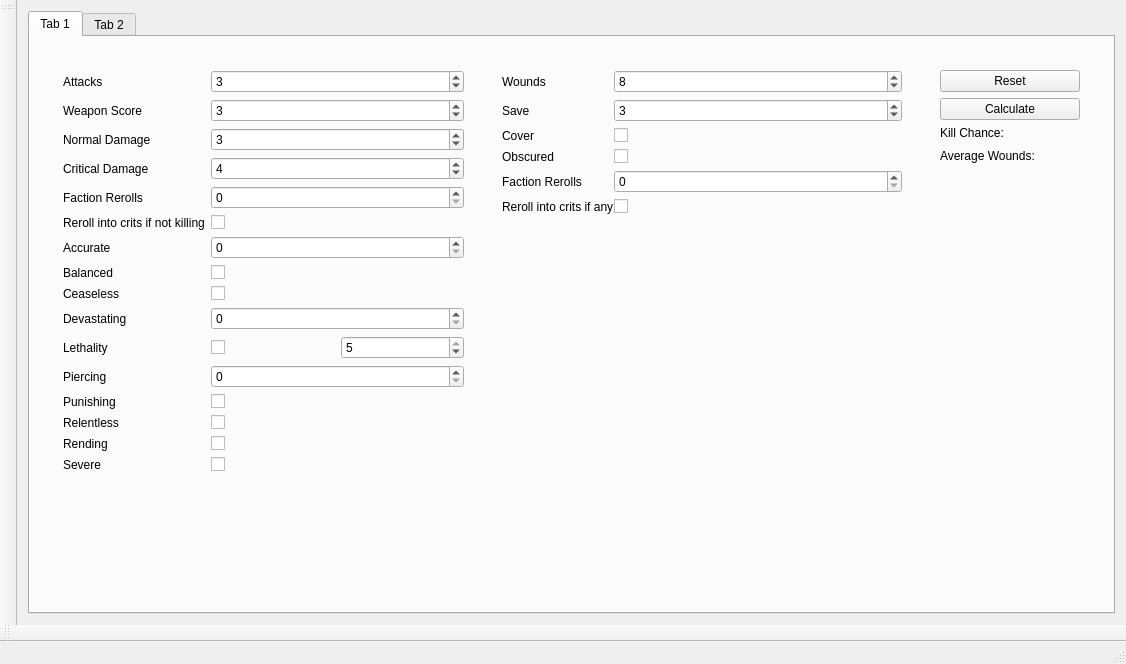
<?xml version="1.0" encoding="UTF-8"?>
<ui version="4.0">
 <class>KillTeamCalculatorClass</class>
 <widget class="QMainWindow" name="KillTeamCalculatorClass">
  <property name="geometry">
   <rect>
    <x>0</x>
    <y>0</y>
    <width>1126</width>
    <height>664</height>
   </rect>
  </property>
  <property name="sizePolicy">
   <sizepolicy hsizetype="MinimumExpanding" vsizetype="MinimumExpanding">
    <horstretch>1</horstretch>
    <verstretch>1</verstretch>
   </sizepolicy>
  </property>
  <property name="minimumSize">
   <size>
    <width>0</width>
    <height>0</height>
   </size>
  </property>
  <property name="windowTitle">
   <string>KillTeamCalculator</string>
  </property>
  <widget class="QWidget" name="overallWidget">
   <property name="sizePolicy">
    <sizepolicy hsizetype="Preferred" vsizetype="Preferred">
     <horstretch>0</horstretch>
     <verstretch>1</verstretch>
    </sizepolicy>
   </property>
   <layout class="QVBoxLayout" name="verticalLayout">
    <item>
     <widget class="QTabWidget" name="modeTabs">
      <property name="currentIndex">
       <number>0</number>
      </property>
      <widget class="QWidget" name="rangedTab">
       <property name="sizePolicy">
        <sizepolicy hsizetype="MinimumExpanding" vsizetype="MinimumExpanding">
         <horstretch>0</horstretch>
         <verstretch>0</verstretch>
        </sizepolicy>
       </property>
       <attribute name="title">
        <string>Tab 1</string>
       </attribute>
       <layout class="QVBoxLayout" name="verticalLayout_7">
        <item>
         <widget class="ranged_widget" name="rangedWidget" native="true">
          <layout class="QVBoxLayout" name="verticalLayout_5">
           <item>
            <layout class="QHBoxLayout" name="rangedLayout" stretch="3,0,3,0,1">
             <item>
              <widget class="attacker_widget" name="attackerWidget" native="true">
               <property name="sizePolicy">
                <sizepolicy hsizetype="MinimumExpanding" vsizetype="Expanding">
                 <horstretch>0</horstretch>
                 <verstretch>0</verstretch>
                </sizepolicy>
               </property>
               <property name="minimumSize">
                <size>
                 <width>300</width>
                 <height>0</height>
                </size>
               </property>
               <layout class="QVBoxLayout" name="verticalLayout_3">
                <item>
                 <layout class="QFormLayout" name="attackerForm">
                  <property name="sizeConstraint">
                   <enum>QLayout::SizeConstraint::SetNoConstraint</enum>
                  </property>
                  <property name="fieldGrowthPolicy">
                   <enum>QFormLayout::FieldGrowthPolicy::AllNonFixedFieldsGrow</enum>
                  </property>
                  <item row="0" column="0">
                   <widget class="QLabel" name="attacksLabel">
                    <property name="text">
                     <string>Attacks</string>
                    </property>
                   </widget>
                  </item>
                  <item row="0" column="1">
                   <widget class="QSpinBox" name="attacksSpinBox">
                    <property name="value">
                     <number>3</number>
                    </property>
                   </widget>
                  </item>
                  <item row="1" column="0">
                   <widget class="QLabel" name="weaponScoreLabel">
                    <property name="text">
                     <string>Weapon Score</string>
                    </property>
                   </widget>
                  </item>
                  <item row="1" column="1">
                   <widget class="QSpinBox" name="weaponScoreSpinBox">
                    <property name="minimum">
                     <number>2</number>
                    </property>
                    <property name="maximum">
                     <number>6</number>
                    </property>
                    <property name="value">
                     <number>3</number>
                    </property>
                   </widget>
                  </item>
                  <item row="2" column="0">
                   <widget class="QLabel" name="normalDamageLabel">
                    <property name="text">
                     <string>Normal Damage</string>
                    </property>
                   </widget>
                  </item>
                  <item row="2" column="1">
                   <widget class="QSpinBox" name="normalDamageSpinBox">
                    <property name="minimum">
                     <number>1</number>
                    </property>
                    <property name="value">
                     <number>3</number>
                    </property>
                   </widget>
                  </item>
                  <item row="3" column="0">
                   <widget class="QLabel" name="criticalDamageLabel">
                    <property name="text">
                     <string>Critical Damage</string>
                    </property>
                   </widget>
                  </item>
                  <item row="3" column="1">
                   <widget class="QSpinBox" name="criticalDamageSpinBox">
                    <property name="minimum">
                     <number>1</number>
                    </property>
                    <property name="value">
                     <number>4</number>
                    </property>
                   </widget>
                  </item>
                  <item row="4" column="0">
                   <widget class="QLabel" name="factionAtkRerollsLabel">
                    <property name="text">
                     <string>Faction Rerolls</string>
                    </property>
                   </widget>
                  </item>
                  <item row="4" column="1">
                   <widget class="QSpinBox" name="factionAtkRerollsSpinBox"/>
                  </item>
                  <item row="5" column="0">
                   <widget class="QLabel" name="rerollIntoCritsIfNotKillingLabel">
                    <property name="text">
                     <string>Reroll into crits if not killing</string>
                    </property>
                   </widget>
                  </item>
                  <item row="5" column="1">
                   <widget class="QCheckBox" name="rerollIntoCritsIfNotKillingCheckBox"/>
                  </item>
                  <item row="6" column="0">
                   <widget class="QLabel" name="accurateLabel">
                    <property name="text">
                     <string>Accurate</string>
                    </property>
                   </widget>
                  </item>
                  <item row="6" column="1">
                   <widget class="QSpinBox" name="accurateSpinBox"/>
                  </item>
                  <item row="7" column="0">
                   <widget class="QLabel" name="balancedLabel">
                    <property name="text">
                     <string>Balanced</string>
                    </property>
                   </widget>
                  </item>
                  <item row="7" column="1">
                   <widget class="QCheckBox" name="balancedCheckBox"/>
                  </item>
                  <item row="8" column="0">
                   <widget class="QLabel" name="ceaselessLabel">
                    <property name="text">
                     <string>Ceaseless</string>
                    </property>
                   </widget>
                  </item>
                  <item row="8" column="1">
                   <widget class="QCheckBox" name="ceaselessCheckBox"/>
                  </item>
                  <item row="9" column="0">
                   <widget class="QLabel" name="devastatingLabel">
                    <property name="text">
                     <string>Devastating</string>
                    </property>
                   </widget>
                  </item>
                  <item row="9" column="1">
                   <widget class="QSpinBox" name="devastatingSpinBox"/>
                  </item>
                  <item row="10" column="0">
                   <widget class="QLabel" name="lethalityLabel">
                    <property name="text">
                     <string>Lethality</string>
                    </property>
                   </widget>
                  </item>
                  <item row="10" column="1">
                   <layout class="QHBoxLayout" name="lethalLayout">
                    <item>
                     <widget class="QCheckBox" name="lethalityCheckBox">
                      <property name="text">
                       <string/>
                      </property>
                     </widget>
                    </item>
                    <item>
                     <widget class="QSpinBox" name="lethalitySpinBox">
                      <property name="minimumSize">
                       <size>
                        <width>80</width>
                        <height>0</height>
                       </size>
                      </property>
                      <property name="minimum">
                       <number>2</number>
                      </property>
                      <property name="maximum">
                       <number>5</number>
                      </property>
                      <property name="value">
                       <number>5</number>
                      </property>
                     </widget>
                    </item>
                   </layout>
                  </item>
                  <item row="11" column="0">
                   <widget class="QLabel" name="piercingLabel">
                    <property name="text">
                     <string>Piercing</string>
                    </property>
                   </widget>
                  </item>
                  <item row="11" column="1">
                   <widget class="QSpinBox" name="piercingSpinBox"/>
                  </item>
                  <item row="12" column="0">
                   <widget class="QLabel" name="punishingLabel">
                    <property name="text">
                     <string>Punishing</string>
                    </property>
                   </widget>
                  </item>
                  <item row="12" column="1">
                   <widget class="QCheckBox" name="punishingCheckBox"/>
                  </item>
                  <item row="13" column="0">
                   <widget class="QLabel" name="relentlessLabel">
                    <property name="text">
                     <string>Relentless</string>
                    </property>
                   </widget>
                  </item>
                  <item row="13" column="1">
                   <widget class="QCheckBox" name="relentlessCheckBox"/>
                  </item>
                  <item row="14" column="0">
                   <widget class="QLabel" name="rendingLabel">
                    <property name="text">
                     <string>Rending</string>
                    </property>
                   </widget>
                  </item>
                  <item row="14" column="1">
                   <widget class="QCheckBox" name="rendingCheckBox"/>
                  </item>
                  <item row="15" column="0">
                   <widget class="QLabel" name="severeLabel">
                    <property name="text">
                     <string>Severe</string>
                    </property>
                   </widget>
                  </item>
                  <item row="15" column="1">
                   <widget class="QCheckBox" name="severeCheckBox"/>
                  </item>
                  <item row="16" column="0">
                   <spacer name="verticalSpacer_2">
                    <property name="orientation">
                     <enum>Qt::Orientation::Vertical</enum>
                    </property>
                    <property name="sizeHint" stdset="0">
                     <size>
                      <width>20</width>
                      <height>20</height>
                     </size>
                    </property>
                   </spacer>
                  </item>
                 </layout>
                </item>
               </layout>
              </widget>
             </item>
             <item>
              <spacer name="horizontalSpacer">
               <property name="orientation">
                <enum>Qt::Orientation::Horizontal</enum>
               </property>
               <property name="sizeType">
                <enum>QSizePolicy::Policy::Preferred</enum>
               </property>
               <property name="sizeHint" stdset="0">
                <size>
                 <width>10</width>
                 <height>20</height>
                </size>
               </property>
              </spacer>
             </item>
             <item>
              <widget class="defender_widget" name="defenderWidget" native="true">
               <property name="sizePolicy">
                <sizepolicy hsizetype="MinimumExpanding" vsizetype="MinimumExpanding">
                 <horstretch>0</horstretch>
                 <verstretch>0</verstretch>
                </sizepolicy>
               </property>
               <property name="minimumSize">
                <size>
                 <width>250</width>
                 <height>200</height>
                </size>
               </property>
               <property name="layoutDirection">
                <enum>Qt::LayoutDirection::LeftToRight</enum>
               </property>
               <layout class="QVBoxLayout" name="verticalLayout_4">
                <item>
                 <layout class="QFormLayout" name="defenderForm">
                  <property name="labelAlignment">
                   <set>Qt::AlignmentFlag::AlignLeading|Qt::AlignmentFlag::AlignLeft|Qt::AlignmentFlag::AlignVCenter</set>
                  </property>
                  <property name="horizontalSpacing">
                   <number>0</number>
                  </property>
                  <item row="0" column="0">
                   <widget class="QLabel" name="woundsLabel">
                    <property name="text">
                     <string>Wounds</string>
                    </property>
                   </widget>
                  </item>
                  <item row="0" column="1">
                   <widget class="QSpinBox" name="woundsSpinBox">
                    <property name="minimum">
                     <number>1</number>
                    </property>
                    <property name="value">
                     <number>8</number>
                    </property>
                   </widget>
                  </item>
                  <item row="1" column="0">
                   <widget class="QLabel" name="saveLabel">
                    <property name="text">
                     <string>Save</string>
                    </property>
                   </widget>
                  </item>
                  <item row="1" column="1">
                   <widget class="QSpinBox" name="saveSpinBox">
                    <property name="minimum">
                     <number>2</number>
                    </property>
                    <property name="maximum">
                     <number>6</number>
                    </property>
                    <property name="value">
                     <number>3</number>
                    </property>
                   </widget>
                  </item>
                  <item row="2" column="0">
                   <widget class="QLabel" name="coverLabel">
                    <property name="text">
                     <string>Cover</string>
                    </property>
                   </widget>
                  </item>
                  <item row="2" column="1">
                   <widget class="QCheckBox" name="coverCheckBox"/>
                  </item>
                  <item row="3" column="0">
                   <widget class="QLabel" name="obscuredLabel">
                    <property name="text">
                     <string>Obscured</string>
                    </property>
                   </widget>
                  </item>
                  <item row="3" column="1">
                   <widget class="QCheckBox" name="obscuredCheckBox"/>
                  </item>
                  <item row="4" column="0">
                   <widget class="QLabel" name="factionDefRerollsLabel">
                    <property name="text">
                     <string>Faction Rerolls</string>
                    </property>
                   </widget>
                  </item>
                  <item row="4" column="1">
                   <widget class="QSpinBox" name="factionDefRerollsSpinBox"/>
                  </item>
                  <item row="5" column="0">
                   <widget class="QLabel" name="rerollIntoCritsIfAnyLabel">
                    <property name="text">
                     <string>Reroll into crits if any</string>
                    </property>
                   </widget>
                  </item>
                  <item row="5" column="1">
                   <widget class="QCheckBox" name="rerollIntoCritsIfAnyCheckBox"/>
                  </item>
                 </layout>
                </item>
               </layout>
              </widget>
             </item>
             <item>
              <spacer name="horizontalSpacer_2">
               <property name="orientation">
                <enum>Qt::Orientation::Horizontal</enum>
               </property>
               <property name="sizeType">
                <enum>QSizePolicy::Policy::Preferred</enum>
               </property>
               <property name="sizeHint" stdset="0">
                <size>
                 <width>10</width>
                 <height>10</height>
                </size>
               </property>
              </spacer>
             </item>
             <item>
              <widget class="ranged_output_widget" name="outputWidget" native="true">
               <property name="sizePolicy">
                <sizepolicy hsizetype="Preferred" vsizetype="MinimumExpanding">
                 <horstretch>0</horstretch>
                 <verstretch>0</verstretch>
                </sizepolicy>
               </property>
               <layout class="QVBoxLayout" name="verticalLayout_2">
                <item>
                 <layout class="QVBoxLayout" name="buttonsLayout">
                  <item>
                   <widget class="QPushButton" name="resetButton">
                    <property name="text">
                     <string>Reset</string>
                    </property>
                   </widget>
                  </item>
                  <item>
                   <layout class="QVBoxLayout" name="outputLayout">
                    <property name="sizeConstraint">
                     <enum>QLayout::SizeConstraint::SetMinimumSize</enum>
                    </property>
                    <item>
                     <widget class="QPushButton" name="calculateButton">
                      <property name="enabled">
                       <bool>true</bool>
                      </property>
                      <property name="text">
                       <string>Calculate</string>
                      </property>
                     </widget>
                    </item>
                    <item>
                     <layout class="QVBoxLayout" name="outKillPercentLayout">
                      <item>
                       <widget class="QLabel" name="outKillPercentLable">
                        <property name="sizePolicy">
                         <sizepolicy hsizetype="MinimumExpanding" vsizetype="Minimum">
                          <horstretch>0</horstretch>
                          <verstretch>0</verstretch>
                         </sizepolicy>
                        </property>
                        <property name="text">
                         <string>Kill Chance:</string>
                        </property>
                       </widget>
                      </item>
                     </layout>
                    </item>
                    <item>
                     <layout class="QVBoxLayout" name="outAverageWoundsLayout">
                      <item>
                       <widget class="QLabel" name="outAverageWoundsLabel">
                        <property name="sizePolicy">
                         <sizepolicy hsizetype="MinimumExpanding" vsizetype="Minimum">
                          <horstretch>0</horstretch>
                          <verstretch>0</verstretch>
                         </sizepolicy>
                        </property>
                        <property name="minimumSize">
                         <size>
                          <width>140</width>
                          <height>20</height>
                         </size>
                        </property>
                        <property name="text">
                         <string>Average Wounds:</string>
                        </property>
                       </widget>
                      </item>
                      <item>
                       <spacer name="verticalSpacer">
                        <property name="orientation">
                         <enum>Qt::Orientation::Vertical</enum>
                        </property>
                        <property name="sizeHint" stdset="0">
                         <size>
                          <width>20</width>
                          <height>40</height>
                         </size>
                        </property>
                       </spacer>
                      </item>
                     </layout>
                    </item>
                   </layout>
                  </item>
                 </layout>
                </item>
               </layout>
              </widget>
             </item>
            </layout>
           </item>
          </layout>
         </widget>
        </item>
       </layout>
      </widget>
      <widget class="QWidget" name="meleeTab">
       <attribute name="title">
        <string>Tab 2</string>
       </attribute>
      </widget>
     </widget>
    </item>
   </layout>
  </widget>
  <widget class="QMenuBar" name="menuBar">
   <property name="geometry">
    <rect>
     <x>0</x>
     <y>0</y>
     <width>1126</width>
     <height>21</height>
    </rect>
   </property>
  </widget>
  <widget class="QToolBar" name="mainToolBar">
   <attribute name="toolBarArea">
    <enum>BottomToolBarArea</enum>
   </attribute>
   <attribute name="toolBarBreak">
    <bool>false</bool>
   </attribute>
  </widget>
  <widget class="QStatusBar" name="statusBar"/>
  <widget class="QToolBar" name="toolBar">
   <property name="windowTitle">
    <string>toolBar</string>
   </property>
   <attribute name="toolBarArea">
    <enum>LeftToolBarArea</enum>
   </attribute>
   <attribute name="toolBarBreak">
    <bool>false</bool>
   </attribute>
  </widget>
 </widget>
 <layoutdefault spacing="6" margin="11"/>
 <customwidgets>
  <customwidget>
   <class>ranged_widget</class>
   <extends>QWidget</extends>
   <header>ranged_widget.h</header>
   <container>1</container>
  </customwidget>
  <customwidget>
   <class>ranged_output_widget</class>
   <extends>QWidget</extends>
   <header>ranged_output_widget.h</header>
   <container>1</container>
  </customwidget>
  <customwidget>
   <class>attacker_widget</class>
   <extends>QWidget</extends>
   <header>attacker_widget.h</header>
   <container>1</container>
  </customwidget>
  <customwidget>
   <class>defender_widget</class>
   <extends>QWidget</extends>
   <header>defender_widget.h</header>
   <container>1</container>
  </customwidget>
 </customwidgets>
 <resources>
  <include location="KillTeamCalculator.qrc"/>
 </resources>
 <connections/>
</ui>
